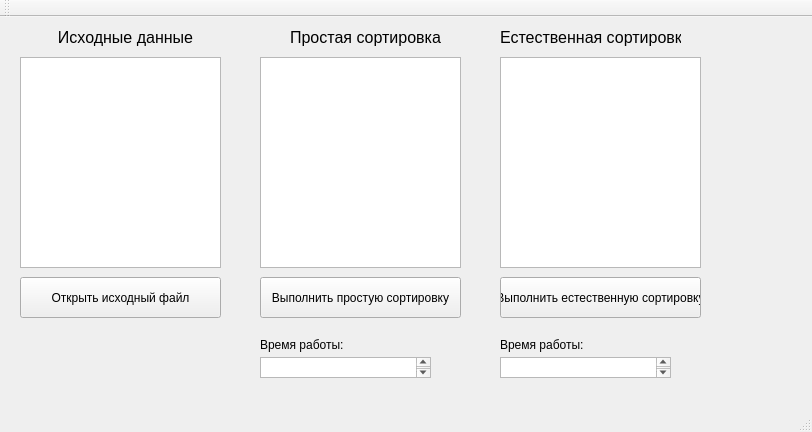
<?xml version="1.0" encoding="UTF-8"?>
<ui version="4.0">
 <class>MainWindow</class>
 <widget class="QMainWindow" name="MainWindow">
  <property name="geometry">
   <rect>
    <x>0</x>
    <y>0</y>
    <width>812</width>
    <height>432</height>
   </rect>
  </property>
  <property name="windowTitle">
   <string>MainWindow</string>
  </property>
  <widget class="QWidget" name="centralWidget">
   <widget class="QLabel" name="label">
    <property name="geometry">
     <rect>
      <x>0</x>
      <y>10</y>
      <width>251</width>
      <height>21</height>
     </rect>
    </property>
    <property name="text">
     <string>&lt;!DOCTYPE HTML PUBLIC &quot;-//W3C//DTD HTML 4.0//EN&quot; &quot;http://www.w3.org/TR/REC-html40/strict.dtd&quot;&gt;
&lt;html&gt;&lt;head&gt;&lt;meta name=&quot;qrichtext&quot; content=&quot;1&quot; /&gt;&lt;style type=&quot;text/css&quot;&gt;
p, li { white-space: pre-wrap; }
&lt;/style&gt;&lt;/head&gt;&lt;body style=&quot; font-family:'MS Shell Dlg 2'; font-size:8.25pt; font-weight:400; font-style:normal;&quot;&gt;
&lt;p align=&quot;center&quot; style=&quot; margin-top:0px; margin-bottom:0px; margin-left:0px; margin-right:0px; -qt-block-indent:0; text-indent:0px;&quot;&gt;&lt;span style=&quot; font-size:12pt;&quot;&gt;Исходные данные&lt;/span&gt;&lt;/p&gt;&lt;/body&gt;&lt;/html&gt;</string>
    </property>
   </widget>
   <widget class="QLabel" name="label_2">
    <property name="geometry">
     <rect>
      <x>280</x>
      <y>10</y>
      <width>171</width>
      <height>21</height>
     </rect>
    </property>
    <property name="text">
     <string>&lt;!DOCTYPE HTML PUBLIC &quot;-//W3C//DTD HTML 4.0//EN&quot; &quot;http://www.w3.org/TR/REC-html40/strict.dtd&quot;&gt;
&lt;html&gt;&lt;head&gt;&lt;meta name=&quot;qrichtext&quot; content=&quot;1&quot; /&gt;&lt;style type=&quot;text/css&quot;&gt;
p, li { white-space: pre-wrap; }
&lt;/style&gt;&lt;/head&gt;&lt;body style=&quot; font-family:'MS Shell Dlg 2'; font-size:8.25pt; font-weight:400; font-style:normal;&quot;&gt;
&lt;p align=&quot;center&quot; style=&quot; margin-top:0px; margin-bottom:0px; margin-left:0px; margin-right:0px; -qt-block-indent:0; text-indent:0px;&quot;&gt;&lt;span style=&quot; font-size:12pt;&quot;&gt;Простая сортировка&lt;/span&gt;&lt;/p&gt;&lt;/body&gt;&lt;/html&gt;</string>
    </property>
   </widget>
   <widget class="QLabel" name="label_3">
    <property name="geometry">
     <rect>
      <x>500</x>
      <y>10</y>
      <width>181</width>
      <height>21</height>
     </rect>
    </property>
    <property name="text">
     <string>&lt;!DOCTYPE HTML PUBLIC &quot;-//W3C//DTD HTML 4.0//EN&quot; &quot;http://www.w3.org/TR/REC-html40/strict.dtd&quot;&gt;
&lt;html&gt;&lt;head&gt;&lt;meta name=&quot;qrichtext&quot; content=&quot;1&quot; /&gt;&lt;style type=&quot;text/css&quot;&gt;
p, li { white-space: pre-wrap; }
&lt;/style&gt;&lt;/head&gt;&lt;body style=&quot; font-family:'MS Shell Dlg 2'; font-size:8.25pt; font-weight:400; font-style:normal;&quot;&gt;
&lt;p align=&quot;center&quot; style=&quot; margin-top:0px; margin-bottom:0px; margin-left:0px; margin-right:0px; -qt-block-indent:0; text-indent:0px;&quot;&gt;&lt;span style=&quot; font-size:12pt;&quot;&gt;Естественная сортировка&lt;/span&gt;&lt;/p&gt;&lt;/body&gt;&lt;/html&gt;</string>
    </property>
   </widget>
   <widget class="QLabel" name="label_4">
    <property name="geometry">
     <rect>
      <x>260</x>
      <y>320</y>
      <width>91</width>
      <height>16</height>
     </rect>
    </property>
    <property name="text">
     <string>&lt;!DOCTYPE HTML PUBLIC &quot;-//W3C//DTD HTML 4.0//EN&quot; &quot;http://www.w3.org/TR/REC-html40/strict.dtd&quot;&gt;
&lt;html&gt;&lt;head&gt;&lt;meta name=&quot;qrichtext&quot; content=&quot;1&quot; /&gt;&lt;style type=&quot;text/css&quot;&gt;
p, li { white-space: pre-wrap; }
&lt;/style&gt;&lt;/head&gt;&lt;body style=&quot; font-family:'MS Shell Dlg 2'; font-size:8.25pt; font-weight:400; font-style:normal;&quot;&gt;
&lt;p style=&quot; margin-top:0px; margin-bottom:0px; margin-left:0px; margin-right:0px; -qt-block-indent:0; text-indent:0px;&quot;&gt;&lt;span style=&quot; font-size:9pt;&quot;&gt;Время работы:&lt;/span&gt;&lt;/p&gt;&lt;/body&gt;&lt;/html&gt;</string>
    </property>
   </widget>
   <widget class="QLabel" name="label_5">
    <property name="geometry">
     <rect>
      <x>500</x>
      <y>320</y>
      <width>91</width>
      <height>16</height>
     </rect>
    </property>
    <property name="text">
     <string>&lt;!DOCTYPE HTML PUBLIC &quot;-//W3C//DTD HTML 4.0//EN&quot; &quot;http://www.w3.org/TR/REC-html40/strict.dtd&quot;&gt;
&lt;html&gt;&lt;head&gt;&lt;meta name=&quot;qrichtext&quot; content=&quot;1&quot; /&gt;&lt;style type=&quot;text/css&quot;&gt;
p, li { white-space: pre-wrap; }
&lt;/style&gt;&lt;/head&gt;&lt;body style=&quot; font-family:'MS Shell Dlg 2'; font-size:8.25pt; font-weight:400; font-style:normal;&quot;&gt;
&lt;p style=&quot; margin-top:0px; margin-bottom:0px; margin-left:0px; margin-right:0px; -qt-block-indent:0; text-indent:0px;&quot;&gt;&lt;span style=&quot; font-size:9pt;&quot;&gt;Время работы:&lt;/span&gt;&lt;/p&gt;&lt;/body&gt;&lt;/html&gt;</string>
    </property>
   </widget>
   <widget class="QTextBrowser" name="textBrowser_4">
    <property name="geometry">
     <rect>
      <x>260</x>
      <y>340</y>
      <width>171</width>
      <height>21</height>
     </rect>
    </property>
   </widget>
   <widget class="QTextBrowser" name="textBrowser_5">
    <property name="geometry">
     <rect>
      <x>500</x>
      <y>340</y>
      <width>171</width>
      <height>21</height>
     </rect>
    </property>
   </widget>
   <widget class="QPushButton" name="pushButton">
    <property name="geometry">
     <rect>
      <x>20</x>
      <y>260</y>
      <width>201</width>
      <height>41</height>
     </rect>
    </property>
    <property name="text">
     <string>Открыть исходный файл</string>
    </property>
   </widget>
   <widget class="QPushButton" name="pushButton_2">
    <property name="geometry">
     <rect>
      <x>260</x>
      <y>260</y>
      <width>201</width>
      <height>41</height>
     </rect>
    </property>
    <property name="text">
     <string>Выполнить простую сортировку</string>
    </property>
   </widget>
   <widget class="QPushButton" name="pushButton_3">
    <property name="geometry">
     <rect>
      <x>500</x>
      <y>260</y>
      <width>201</width>
      <height>41</height>
     </rect>
    </property>
    <property name="text">
     <string>Выполнить естественную сортировку</string>
    </property>
   </widget>
   <widget class="QTextEdit" name="textEdit">
    <property name="geometry">
     <rect>
      <x>20</x>
      <y>40</y>
      <width>201</width>
      <height>211</height>
     </rect>
    </property>
   </widget>
   <widget class="QTextEdit" name="textEdit_2">
    <property name="geometry">
     <rect>
      <x>260</x>
      <y>40</y>
      <width>201</width>
      <height>211</height>
     </rect>
    </property>
   </widget>
   <widget class="QTextEdit" name="textEdit_3">
    <property name="geometry">
     <rect>
      <x>500</x>
      <y>40</y>
      <width>201</width>
      <height>211</height>
     </rect>
    </property>
   </widget>
  </widget>
  <widget class="QMenuBar" name="menuBar">
   <property name="geometry">
    <rect>
     <x>0</x>
     <y>0</y>
     <width>812</width>
     <height>20</height>
    </rect>
   </property>
  </widget>
  <widget class="QToolBar" name="mainToolBar">
   <attribute name="toolBarArea">
    <enum>TopToolBarArea</enum>
   </attribute>
   <attribute name="toolBarBreak">
    <bool>false</bool>
   </attribute>
  </widget>
  <widget class="QStatusBar" name="statusBar"/>
 </widget>
 <layoutdefault spacing="6" margin="11"/>
 <resources/>
 <connections/>
</ui>
